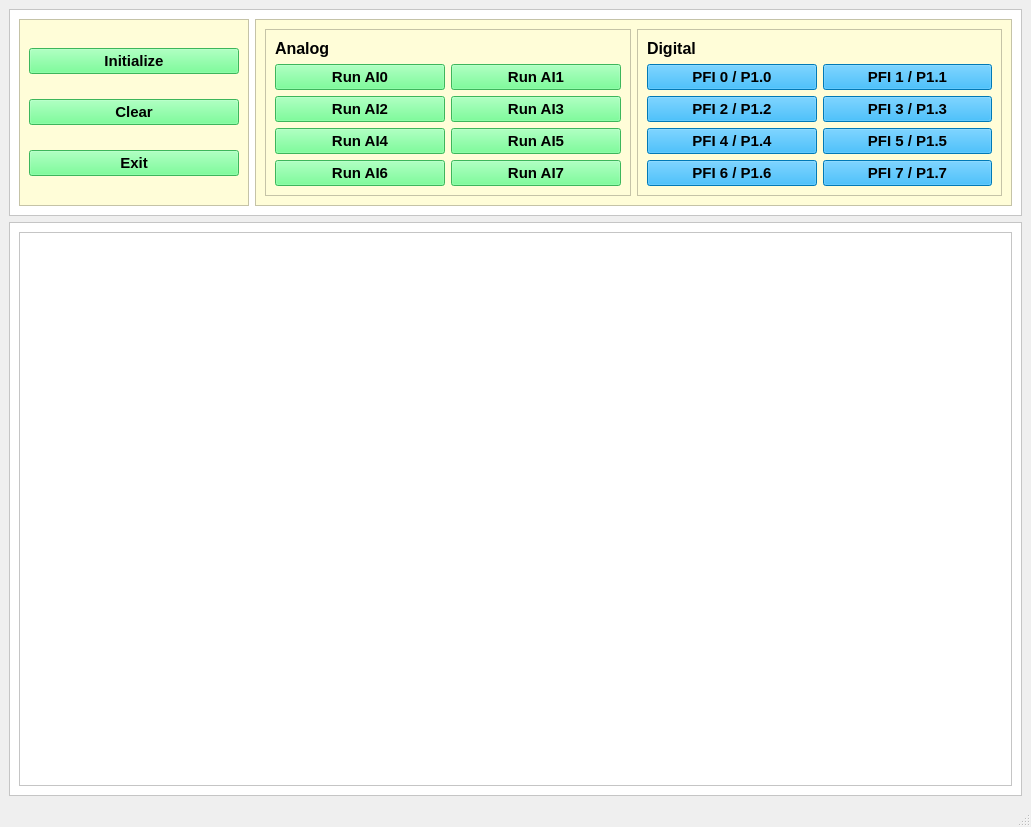
<?xml version="1.0" encoding="UTF-8"?>
<ui version="4.0">
 <class>MainWindow</class>
 <widget class="QMainWindow" name="MainWindow">
  <property name="geometry">
   <rect>
    <x>0</x>
    <y>0</y>
    <width>1031</width>
    <height>827</height>
   </rect>
  </property>
  <property name="windowTitle">
   <string>NI USB-6341</string>
  </property>
  <widget class="QWidget" name="centralwidget">
   <layout class="QVBoxLayout" name="verticalLayout">
    <item>
     <widget class="QFrame" name="frame">
      <property name="maximumSize">
       <size>
        <width>16777215</width>
        <height>210</height>
       </size>
      </property>
      <property name="styleSheet">
       <string notr="true">background-color: rgb(255, 255, 255);</string>
      </property>
      <property name="frameShape">
       <enum>QFrame::StyledPanel</enum>
      </property>
      <property name="frameShadow">
       <enum>QFrame::Raised</enum>
      </property>
      <layout class="QHBoxLayout" name="horizontalLayout">
       <item>
        <widget class="QFrame" name="frame_3">
         <property name="maximumSize">
          <size>
           <width>230</width>
           <height>190</height>
          </size>
         </property>
         <property name="styleSheet">
          <string notr="true">background-color: rgb(255, 253, 216);</string>
         </property>
         <property name="frameShape">
          <enum>QFrame::StyledPanel</enum>
         </property>
         <property name="frameShadow">
          <enum>QFrame::Raised</enum>
         </property>
         <layout class="QVBoxLayout" name="verticalLayout_2">
          <item>
           <widget class="QPushButton" name="init_pushButton">
            <property name="font">
             <font>
              <pointsize>11</pointsize>
              <weight>75</weight>
              <bold>true</bold>
             </font>
            </property>
            <property name="styleSheet">
             <string notr="true">background-color: rgb(85, 255, 127);</string>
            </property>
            <property name="text">
             <string>Initialize</string>
            </property>
           </widget>
          </item>
          <item>
           <widget class="QPushButton" name="clear_pushButton">
            <property name="font">
             <font>
              <pointsize>11</pointsize>
              <weight>75</weight>
              <bold>true</bold>
             </font>
            </property>
            <property name="styleSheet">
             <string notr="true">background-color: rgb(85, 255, 127);</string>
            </property>
            <property name="text">
             <string>Clear</string>
            </property>
           </widget>
          </item>
          <item>
           <widget class="QPushButton" name="exit_pushButton">
            <property name="font">
             <font>
              <pointsize>11</pointsize>
              <weight>75</weight>
              <bold>true</bold>
             </font>
            </property>
            <property name="styleSheet">
             <string notr="true">background-color: rgb(85, 255, 127);</string>
            </property>
            <property name="text">
             <string>Exit</string>
            </property>
           </widget>
          </item>
         </layout>
        </widget>
       </item>
       <item>
        <widget class="QFrame" name="frame_4">
         <property name="maximumSize">
          <size>
           <width>800</width>
           <height>190</height>
          </size>
         </property>
         <property name="styleSheet">
          <string notr="true">background-color: rgb(255, 253, 216);</string>
         </property>
         <property name="frameShape">
          <enum>QFrame::StyledPanel</enum>
         </property>
         <property name="frameShadow">
          <enum>QFrame::Raised</enum>
         </property>
         <layout class="QHBoxLayout" name="horizontalLayout_2">
          <item>
           <widget class="QFrame" name="frame_5">
            <property name="frameShape">
             <enum>QFrame::StyledPanel</enum>
            </property>
            <property name="frameShadow">
             <enum>QFrame::Raised</enum>
            </property>
            <layout class="QGridLayout" name="gridLayout">
             <item row="6" column="0">
              <widget class="QPushButton" name="ai4_pushButton">
               <property name="font">
                <font>
                 <pointsize>11</pointsize>
                 <weight>75</weight>
                 <bold>true</bold>
                </font>
               </property>
               <property name="styleSheet">
                <string notr="true">background-color: rgb(85, 255, 127);</string>
               </property>
               <property name="text">
                <string>Run AI4</string>
               </property>
              </widget>
             </item>
             <item row="6" column="1">
              <widget class="QPushButton" name="ai5_pushButton">
               <property name="font">
                <font>
                 <pointsize>11</pointsize>
                 <weight>75</weight>
                 <bold>true</bold>
                </font>
               </property>
               <property name="styleSheet">
                <string notr="true">background-color: rgb(85, 255, 127);</string>
               </property>
               <property name="text">
                <string>Run AI5</string>
               </property>
              </widget>
             </item>
             <item row="7" column="0">
              <widget class="QPushButton" name="ai6_pushButton">
               <property name="font">
                <font>
                 <pointsize>11</pointsize>
                 <weight>75</weight>
                 <bold>true</bold>
                </font>
               </property>
               <property name="styleSheet">
                <string notr="true">background-color: rgb(85, 255, 127);</string>
               </property>
               <property name="text">
                <string>Run AI6</string>
               </property>
              </widget>
             </item>
             <item row="7" column="1">
              <widget class="QPushButton" name="ai7_pushButton">
               <property name="font">
                <font>
                 <pointsize>11</pointsize>
                 <weight>75</weight>
                 <bold>true</bold>
                </font>
               </property>
               <property name="styleSheet">
                <string notr="true">background-color: rgb(85, 255, 127);</string>
               </property>
               <property name="text">
                <string>Run AI7</string>
               </property>
              </widget>
             </item>
             <item row="5" column="0">
              <widget class="QPushButton" name="ai2_pushButton">
               <property name="font">
                <font>
                 <pointsize>11</pointsize>
                 <weight>75</weight>
                 <bold>true</bold>
                </font>
               </property>
               <property name="styleSheet">
                <string notr="true">background-color: rgb(85, 255, 127);</string>
               </property>
               <property name="text">
                <string>Run AI2</string>
               </property>
              </widget>
             </item>
             <item row="3" column="0">
              <widget class="QPushButton" name="ai0_pushButton">
               <property name="font">
                <font>
                 <pointsize>11</pointsize>
                 <weight>75</weight>
                 <bold>true</bold>
                </font>
               </property>
               <property name="styleSheet">
                <string notr="true">background-color: rgb(85, 255, 127);</string>
               </property>
               <property name="text">
                <string>Run AI0</string>
               </property>
              </widget>
             </item>
             <item row="5" column="1">
              <widget class="QPushButton" name="ai3_pushButton">
               <property name="font">
                <font>
                 <pointsize>11</pointsize>
                 <weight>75</weight>
                 <bold>true</bold>
                </font>
               </property>
               <property name="styleSheet">
                <string notr="true">background-color: rgb(85, 255, 127);</string>
               </property>
               <property name="text">
                <string>Run AI3</string>
               </property>
              </widget>
             </item>
             <item row="3" column="1">
              <widget class="QPushButton" name="ai1_pushButton">
               <property name="font">
                <font>
                 <pointsize>11</pointsize>
                 <weight>75</weight>
                 <bold>true</bold>
                </font>
               </property>
               <property name="styleSheet">
                <string notr="true">background-color: rgb(85, 255, 127);</string>
               </property>
               <property name="text">
                <string>Run AI1</string>
               </property>
              </widget>
             </item>
             <item row="0" column="0">
              <widget class="QLabel" name="label">
               <property name="font">
                <font>
                 <pointsize>12</pointsize>
                 <weight>75</weight>
                 <bold>true</bold>
                </font>
               </property>
               <property name="text">
                <string>Analog</string>
               </property>
              </widget>
             </item>
            </layout>
           </widget>
          </item>
          <item>
           <widget class="QFrame" name="frame_6">
            <property name="frameShape">
             <enum>QFrame::StyledPanel</enum>
            </property>
            <property name="frameShadow">
             <enum>QFrame::Raised</enum>
            </property>
            <layout class="QGridLayout" name="gridLayout_2">
             <item row="1" column="0">
              <widget class="QPushButton" name="pfi0_pushButton">
               <property name="font">
                <font>
                 <pointsize>11</pointsize>
                 <weight>75</weight>
                 <bold>true</bold>
                </font>
               </property>
               <property name="styleSheet">
                <string notr="true">background-color: rgb(0, 170, 255);</string>
               </property>
               <property name="text">
                <string>PFI 0 / P1.0</string>
               </property>
              </widget>
             </item>
             <item row="1" column="1">
              <widget class="QPushButton" name="pfi1_pushButton">
               <property name="font">
                <font>
                 <pointsize>11</pointsize>
                 <weight>75</weight>
                 <bold>true</bold>
                </font>
               </property>
               <property name="styleSheet">
                <string notr="true">background-color: rgb(0, 170, 255);</string>
               </property>
               <property name="text">
                <string>PFI 1 / P1.1</string>
               </property>
              </widget>
             </item>
             <item row="4" column="1">
              <widget class="QPushButton" name="pfi7_pushButton">
               <property name="font">
                <font>
                 <pointsize>11</pointsize>
                 <weight>75</weight>
                 <bold>true</bold>
                </font>
               </property>
               <property name="styleSheet">
                <string notr="true">background-color: rgb(0, 170, 255);</string>
               </property>
               <property name="text">
                <string>PFI 7 / P1.7</string>
               </property>
              </widget>
             </item>
             <item row="3" column="0">
              <widget class="QPushButton" name="pfi4_pushButton">
               <property name="font">
                <font>
                 <pointsize>11</pointsize>
                 <weight>75</weight>
                 <bold>true</bold>
                </font>
               </property>
               <property name="styleSheet">
                <string notr="true">background-color: rgb(0, 170, 255);</string>
               </property>
               <property name="text">
                <string>PFI 4 / P1.4</string>
               </property>
              </widget>
             </item>
             <item row="3" column="1">
              <widget class="QPushButton" name="pfi5_pushButton">
               <property name="font">
                <font>
                 <pointsize>11</pointsize>
                 <weight>75</weight>
                 <bold>true</bold>
                </font>
               </property>
               <property name="styleSheet">
                <string notr="true">background-color: rgb(0, 170, 255);</string>
               </property>
               <property name="text">
                <string>PFI 5 / P1.5</string>
               </property>
              </widget>
             </item>
             <item row="4" column="0">
              <widget class="QPushButton" name="pfi6_pushButton">
               <property name="font">
                <font>
                 <pointsize>11</pointsize>
                 <weight>75</weight>
                 <bold>true</bold>
                </font>
               </property>
               <property name="styleSheet">
                <string notr="true">background-color: rgb(0, 170, 255);</string>
               </property>
               <property name="text">
                <string>PFI 6 / P1.6</string>
               </property>
              </widget>
             </item>
             <item row="2" column="0">
              <widget class="QPushButton" name="pfi2_pushButton">
               <property name="font">
                <font>
                 <pointsize>11</pointsize>
                 <weight>75</weight>
                 <bold>true</bold>
                </font>
               </property>
               <property name="styleSheet">
                <string notr="true">background-color: rgb(0, 170, 255);</string>
               </property>
               <property name="text">
                <string>PFI 2 / P1.2</string>
               </property>
              </widget>
             </item>
             <item row="2" column="1">
              <widget class="QPushButton" name="pfi3_pushButton">
               <property name="font">
                <font>
                 <pointsize>11</pointsize>
                 <weight>75</weight>
                 <bold>true</bold>
                </font>
               </property>
               <property name="styleSheet">
                <string notr="true">background-color: rgb(0, 170, 255);</string>
               </property>
               <property name="text">
                <string>PFI 3 / P1.3</string>
               </property>
              </widget>
             </item>
             <item row="0" column="0">
              <widget class="QLabel" name="label_2">
               <property name="font">
                <font>
                 <pointsize>12</pointsize>
                 <weight>75</weight>
                 <bold>true</bold>
                </font>
               </property>
               <property name="text">
                <string>Digital</string>
               </property>
              </widget>
             </item>
            </layout>
           </widget>
          </item>
         </layout>
        </widget>
       </item>
      </layout>
     </widget>
    </item>
    <item>
     <widget class="QFrame" name="frame_2">
      <property name="styleSheet">
       <string notr="true">background-color: rgb(255, 255, 255);</string>
      </property>
      <property name="frameShape">
       <enum>QFrame::StyledPanel</enum>
      </property>
      <property name="frameShadow">
       <enum>QFrame::Raised</enum>
      </property>
      <layout class="QHBoxLayout" name="horizontalLayout_3">
       <item>
        <widget class="PlotWidget" name="graphicsView"/>
       </item>
      </layout>
     </widget>
    </item>
   </layout>
  </widget>
  <widget class="QMenuBar" name="menubar">
   <property name="geometry">
    <rect>
     <x>0</x>
     <y>0</y>
     <width>1031</width>
     <height>21</height>
    </rect>
   </property>
  </widget>
  <widget class="QStatusBar" name="statusbar"/>
 </widget>
 <customwidgets>
  <customwidget>
   <class>PlotWidget</class>
   <extends>QGraphicsView</extends>
   <header location="global">pyqtgraph</header>
  </customwidget>
 </customwidgets>
 <resources/>
 <connections/>
</ui>
